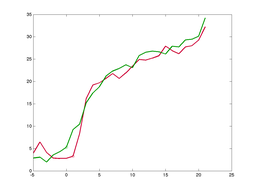
#> input picture 091126_Si541_01_1_R3D_1_D3D_1.png, 256 x 192 px, shrunk from 1200 x 901 before the run
$ python pngrec.py 091126_Si541_01_1_R3D_1_D3D_1.png
#> lines starting #> are read from the running program, lines starting #| are printed output that depends on the picture
# vim: fdm=indent
'''
author:     Fabio Zanini
date:       03/04/17
content:    Try to reconstruct PNGs iteratively.
'''
# Modules
import os
import sys
import argparse
import numpy as np
import matplotlib.pyplot as plt
from PIL import Image
from skimage.morphology import dilation


# Script
if __name__ == '__main__':

    pa = argparse.ArgumentParser(description='Reconstruct graphs for Jul')
    pa.add_argument(
            'fn',
            help='Filename of PNG image to read')

    args = pa.parse_args()
    fn = args.fn

    # Load matlab image
    im = np.array(Image.open(fn))
#> im is the input picture: shape (192, 256, 3); mean R, G, B 252.1, 251.8, 251.3
    shape = im.shape[:2]
#> shape = (192, 256)
    dpi = 100

    x = np.arange(-5, 25 + 1)
    yr = np.linspace(0, 35, len(x))
    yg = np.linspace(0, 35, len(x))
    ys0 = np.concatenate([yr, yg])

    def prepare_png():
        fig, ax = plt.subplots(
                figsize=(shape[1] * 1.0 / dpi, shape[0] * 1.0 / dpi))
        ax.set_xlim(-5, 25)
        ax.set_ylim(0, 35)
        ax.xaxis.set_ticks_position('both')
        ax.yaxis.set_ticks_position('both')
        ax.yaxis.set_tick_params(which='both', direction='in')
        ax.xaxis.set_tick_params(which='both', direction='in')
        plt.tight_layout(rect=(0.099, 0.072, 0.925, 0.947))
        return {'fig': fig, 'ax': ax}

    def distance_pngs(ys, fig, ax):
        hr = None
        hg = None
        yr = ys[:len(x)]
        xr = [xi for xi, yri in zip(x, yr) if yri is not None]
        if len(xr):
            if len(xr) == 1:
                xr = [xr[0], xr[0] + 0.1]
                yr = [yr[0], yr[0]]
            hr = ax.plot(xr, yr[:len(xr)], color='#cc0033', lw=2)

        yg = ys[len(x):]
        xg = [xi for xi, ygi in zip(x, yg) if ygi is not None]
        if len(xg):
            if len(xg) == 1:
                xg = [xg[0], xg[0] + 0.1]
                yg = [yg[0], yg[0]]
            hg = ax.plot(xg, yg[:len(xg)], color='#009900', lw=2)

        # Save and reopen duplicate
        from io import BytesIO
        png_bytes = BytesIO()
        fig.savefig(png_bytes, dpi=dpi)
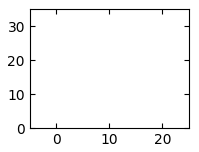
#> figure drawn by matplotlib, 1 panel
        im_dup = np.array(Image.open(png_bytes))
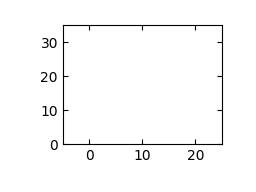
#> im_dup: shape (192, 256, 4); mean R, G, B, A 249.8, 249.8, 249.8, 255
        if hr is not None:
            hr[0].remove()
        if hg is not None:
            hg[0].remove()

        # Compare them
        im_comp = (255 - im) ^ (255 - im_dup[:, :, :3])
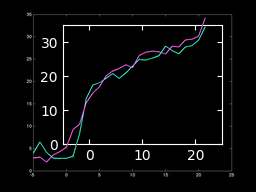
#> im_comp: shape (192, 256, 3); mean R, G, B 8.1, 8.3, 8.8
        im_comp_bw = (im_comp // 3).sum(axis=2).astype('uint8')
        obj = im_comp_bw.sum()
#> obj = 405720

        return obj

    def plot_distance_line(ds):
        fig, ax = plt.subplots()
        from matplotlib import cm
        colors = cm.jet(np.linspace(0, 1, len(ds)))
        for d, color in zip(ds, colors):
            x = d['ys']
            y = d['distances']
            ax.plot(x, y, lw=2, color=color)

        plt.ion()
        plt.show()


    # Minimize distance step by step
    from operator import itemgetter
    prep = prepare_png()
    n_points = 100
    ys = [None for y in ys0]
    ds = []
    for i in range(len(ys)):
        print('Minimizing i+1='+str(i+1)+' of '+str(len(ys)))
        dsi = []
        if i == 0:
            y_scans = np.linspace(0, 35, 100)
        else:
            y_scans = np.linspace(0, 35, 100)
        for iy, y_scan in enumerate(y_scans):
            ys[i] = y_scan
            d = {'distance': distance_pngs(ys, fig=prep['fig'], ax=prep['ax']),
                 'y': y_scan}
#> d = {'distance': 405720, 'y': 0}
            dsi.append(d)
        dmin = min(dsi, key=itemgetter('distance'))
#> dmin = {'distance': 405720, 'y': 0}
#> (the run stopped early here; a loop or call above may not have finished)
